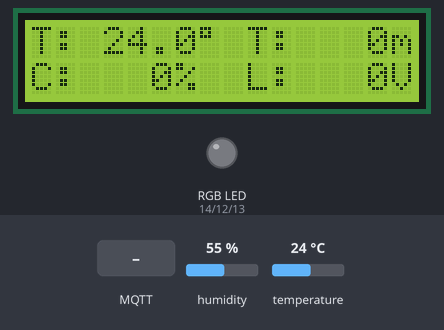
This program was run on a simulated ESP8266 (NodeMCU). Parts: 16×2 character LCD, an RGB LED mixed from three pins (HIGH = lit). Inputs (shaded band) come from the test bench; at power-on: temperature 24 °C, humidity 55 %. WiFi joins after 1.5 s; servers stay silent unless stated; no MQTT or app messages arrive unless stated; not simulated (calls return 0 or success): private.h; what the program prints to the serial monitor is not drawn.

Above: at 4.3 s.
4.4 s: MQTT message "1" arrives on the first subscribed topic
At 5.5 s:
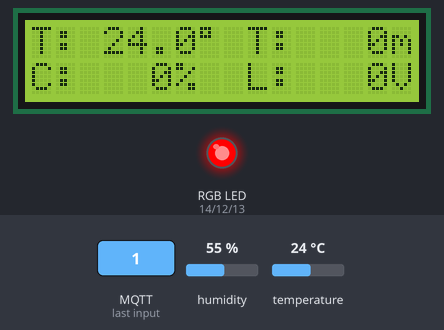
5.9 s: MQTT message "1" arrives on the second subscribed topic
At 6.7 s:
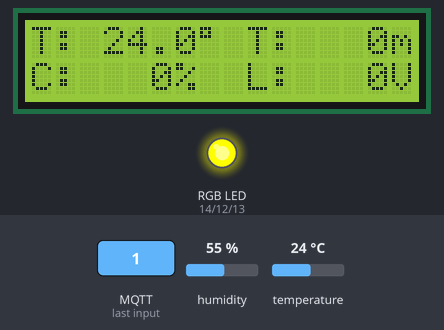
7.4 s: MQTT message "1" arrives on the third subscribed topic
At 7.8 s:
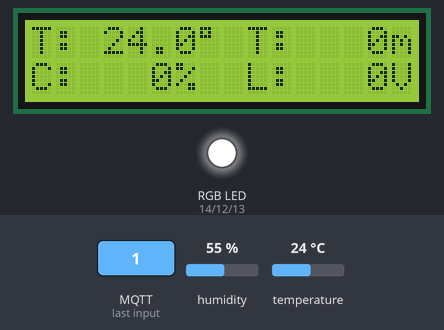
8.9 s: temperature set to 12 °C
At 12.2 s:
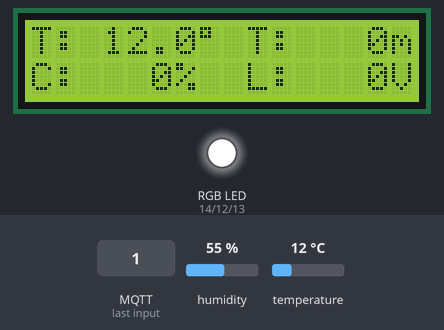
12.9 s: temperature set to 19 °C
At 14.7 s:
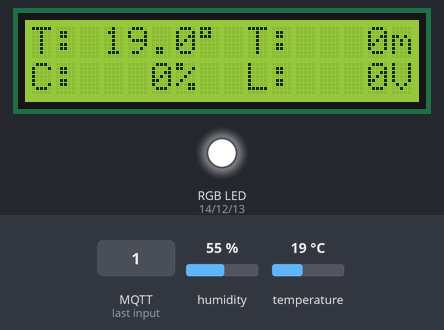
15.1 s: temperature set to 28 °C
At 16.4 s:
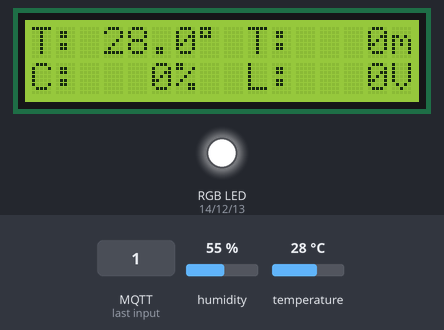
Timing chart, 0 to 18.1 s (numbered marks = the images above; inputs shaded):
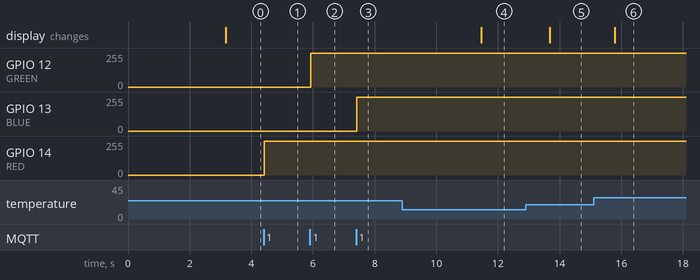

Measured:
- after the input at 4.4 s, GPIO 14 (RED): 0/255 → 254/255 at once
- after the input at 5.9 s, GPIO 12 (GREEN): 0/255 → 254/255 at once
- after the input at 7.4 s, GPIO 13 (BLUE): 0/255 → 254/255 at once
- after the input at 8.9 s, the display: changes after 2.6 s (image 4)
- after the input at 12.9 s, the display: changes after 0.78 s (image 5)
- after the input at 15.1 s, the display: changes after 0.69 s (image 6)

The program:

main.cpp
```cpp
#include <ESP8266WiFi.h>
#include <PubSubClient.h>
#include <SPI.h>
#include <Wire.h>
#include "DHT.h"
#include "private.h"
#include <string.h>
#include <LiquidCrystal_I2C.h>

// wifi
const char ssid[] = SECRET_SSID;
const char pass[] = SECRET_PASS;
WiFiClient espClient;
PubSubClient client(espClient);

const char *mqtt_broker = "192.168.1.1";
const int mqtt_port = 1883;

const char *client_id = "rackmonitor";

// led declaration
#define RED 14
#define GREEN 12
#define BLUE 13

// dht declaration
#define DHTPIN 2
#define DHTTYPE DHT11
DHT dht(DHTPIN, DHTTYPE);
float t = 0;
float h = 0;
char tBuffer[15];
char hBuffer[15];

// lcd declaration
LiquidCrystal_I2C lcd(0x27, 16, 2);
char line0[17];
char line1[17];

char *message;

const int interval = 100;
unsigned long previousMillis = 0;

bool messageIncoming = false;
unsigned long messageStartTime = 0;

// define mqtt topics
const char *t_temp = "rackmonitor/temperature";
const char *t_hum = "rackmonitor/humidity";
const char *t_r = "rackmonitor/r";
const char *t_g = "rackmonitor/g";
const char *t_b = "rackmonitor/b";
const char *t_state = "rackmonitor/state";
// const char *t_output = "rackmonitor/output";
const char *t_name = "rackmonitor/name";
const char *t_host = "rackmonitor/host";
// const char *t_message = "rackmonitor/message";
const char *t_status = "rackmonitor/status";

const char *t_bcharge = "rpiusb/bcharge";
const char *t_linev = "rpiusb/linev";
const char *t_timeleft = "rpiusb/timeleft";

const char *motion = "rackmotion/motion";

uint8_t bcharge;
uint8_t timeleft;
int linev;

String ip;

void getDht(void)
{
  h = dht.readHumidity();
  t = dht.readTemperature();
  if (isnan(h) || isnan(t))
  {
    Serial.println(F("Failed to read from DHT sensor!"));
    return;
  }
  dtostrf(t, 2, 1, tBuffer);
  client.publish(t_temp, tBuffer);
  itoa(h, hBuffer, 10);
  client.publish(t_hum, hBuffer);
  // Serial.println(message);
}

void callback(char *topic, byte *payload, unsigned int length)
{
  char in_message[length];
  unsigned int i = 0;
  for (; i < length; i++)
  {
    in_message[i] = char(payload[i]);
  }
  in_message[i] = '\0';
  messageIncoming = true;
  messageStartTime = millis();
  if (strcmp(topic, t_r) == 0)
  {
    analogWrite(RED, 255 - atoi(in_message));
  }
  if (strcmp(topic, t_g) == 0)
  {
    analogWrite(GREEN, 255 - atoi(in_message));
  }
  if (strcmp(topic, t_b) == 0)
  {
    analogWrite(BLUE, 255 - atoi(in_message));
  }
  if (strcmp(topic, t_bcharge) == 0)
  {
    // sprintf(line1, "%s", in_message);
    bcharge = atoi(in_message);
  }
  if (strcmp(topic, t_timeleft) == 0)
  {
// sprintf(line1, "%16s", in_message);
    timeleft = atoi(in_message);

  }
  if (strcmp(topic, t_linev) == 0)
  {
    // sprintf(line1, "%-16s", in_message);
    linev = atoi(in_message);
  }
  if (strcmp(topic, t_name) == 0)
  {
    sprintf(line0, "%-16s", in_message);
  }
  if (strcmp(topic, t_host) == 0)
  {
    sprintf(line1, "%-16s", in_message);
  }
}

void InitWiFi()
{
  WiFi.mode(WIFI_STA);
  WiFi.begin(ssid, pass);
  Serial.print(F("Connecting to WiFi .."));
  while (WiFi.status() != WL_CONNECTED)
  {
    Serial.print('.');
    delay(1000);
  }
  Serial.println(WiFi.localIP());
  WiFi.setAutoReconnect(true);
  WiFi.persistent(true);
}

void reconnect()
{
  while (!client.connected())
  {
    if (client.connect(client_id))
    {
      Serial.println(F("MQTT broker connected"));
      client.publish(t_status, "connected");
      client.subscribe(t_r);
      client.subscribe(t_g);
      client.subscribe(t_b);
      // client.subscribe(t_state);
      // client.subscribe(t_output);
      client.subscribe(t_name);
      client.subscribe(t_host);
      // client.subscribe(t_message);
      client.subscribe(t_bcharge);
      client.subscribe(t_linev);
      client.subscribe(t_timeleft);
    }
    else
    {
      Serial.print(F("failed with state "));
      Serial.print(client.state());
      delay(5000);
      InitWiFi();
    }
  }
}

void InitMqtt()
{
  client.setServer(mqtt_broker, mqtt_port);
  client.setCallback(callback);
  reconnect();
}

void setup()
{
  Serial.begin(9600);
  pinMode(RED, OUTPUT);
  pinMode(GREEN, OUTPUT);
  pinMode(BLUE, OUTPUT);
  delay(500);
  InitWiFi();
  delay(500);
  InitMqtt();
  lcd.init();
  lcd.backlight();
  dht.begin();
}

void updateDisplay()
{
  lcd.setCursor(0, 0);
  lcd.print(line0);
  lcd.setCursor(0, 1);
  lcd.print(line1);
}

void loop()
{
  unsigned long currentMillis = millis();

  if (currentMillis - previousMillis >= interval)
  {
    previousMillis = currentMillis;

    if (!client.connected())
    {
      reconnect();
    }
    getDht();

    client.loop();

    if ((messageIncoming == true && millis() - messageStartTime >= 4000) || messageIncoming == false)
    {
      messageIncoming = false;
      // analogWrite(RED, 0);
      // analogWrite(GREEN, 0);
      // analogWrite(BLUE, 0);
      sprintf(line0, "T: %4s%c T: %3dm", tBuffer, char(223), timeleft);
      sprintf(line1, "C: %3d%%  L: %3dV", bcharge, linev);
    }
    updateDisplay();
  }
}
```
